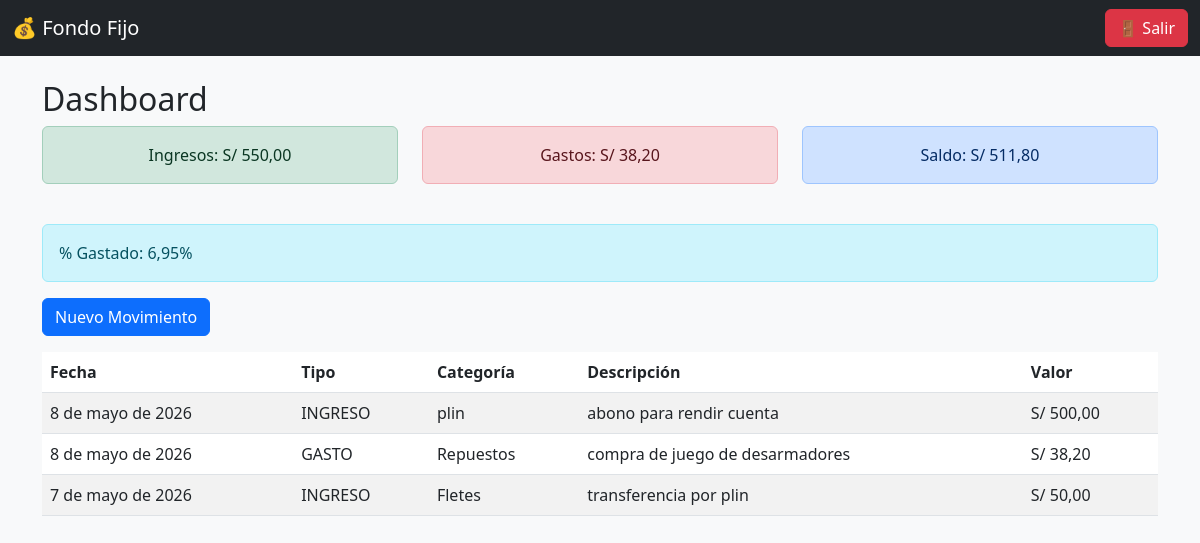
Screenshot of / (signed in) with the database file from the repository.
### fondo/models.py (models this page shows, shortened)
class Movimiento(models.Model):
    TIPO = [
        ('INGRESO', 'Ingreso'),
        ('GASTO', 'Gasto'),
    ]
    usuario = models.ForeignKey(User, on_delete=models.CASCADE)
    tipo = models.CharField(max_length=10, choices=TIPO)
    categoria = models.ForeignKey(
        Categoria,
        on_delete=models.SET_NULL,
        null=True
    )
    descripcion = models.TextField()
    valor = models.DecimalField(
        max_digits=10,
        decimal_places=2
    )
    fecha = models.DateField()
    creado = models.DateTimeField(auto_now_add=True)

class Categoria(models.Model):
    nombre = models.CharField(max_length=100)
    def __str__(self):
        return self.nombre

### fondo/views.py (the view, shortened to what this page needs)
@login_required
def dashboard(request):
    movimientos = Movimiento.objects.filter(
        usuario=request.user
    ).order_by('-fecha')
    ingresos = movimientos.filter(
        tipo='INGRESO'
    ).aggregate(Sum('valor'))['valor__sum'] or 0
    gastos = movimientos.filter(
        tipo='GASTO'
    ).aggregate(Sum('valor'))['valor__sum'] or 0
    saldo = ingresos - gastos
    porcentaje_gasto = (
        (gastos / ingresos) * 100
        if ingresos > 0 else 0
    )
    hoy = datetime.date.today()
    alertas = Alerta.objects.filter(
        usuario=request.user
    )
    context = {
        'movimientos': movimientos,
        'ingresos': ingresos,
        'gastos': gastos,
        'saldo': saldo,
        'porcentaje_gasto': porcentaje_gasto,
    }
    return render(
        request,
        'dashboard.html',
        context
    )

### fondo/templates/dashboard.html
{% extends 'base.html' %}
{% block content %}
<h2>Dashboard</h2>
<div class="row text-center mb-4">
    <div class="col-md-4">
        <div class="alert alert-success">
            Ingresos: S/ {{ ingresos|floatformat:2 }}
        </div>
    </div>
    <div class="col-md-4">
        <div class="alert alert-danger">
            Gastos: S/ {{ gastos|floatformat:2 }}
        </div>
    </div>
    <div class="col-md-4">
        <div class="alert alert-primary">
            Saldo: S/ {{ saldo|floatformat:2 }}
        </div>
    </div>
</div>
<div class="alert alert-info">
    % Gastado:
    {{ porcentaje_gasto|floatformat:2 }}%
</div>
<a href="{% url 'movimientos' %}" class="btn btn-primary mb-3">
    Nuevo Movimiento
</a>
<table class="table table-striped">
    <thead>
        <tr>
            <th>Fecha</th>
            <th>Tipo</th>
            <th>Categoría</th>
            <th>Descripción</th>
            <th>Valor</th>
        </tr>
    </thead>
    <tbody>
        {% for m in movimientos %}
        <tr>
            <td>{{ m.fecha }}</td>
            <td>{{ m.tipo }}</td>
            <td>{{ m.categoria }}</td>
            <td>{{ m.descripcion }}</td>
            <td>S/ {{ m.valor|floatformat:2 }}</td>
        </tr>
        {% endfor %}
    </tbody>
</table>
{% endblock %}

### rows the page displays
Movimiento: fecha "8 de mayo de 2026", tipo "INGRESO", categoria "plin", descripcion "abono para rendir cuenta", valor "500,00"
Movimiento: fecha "8 de mayo de 2026", tipo "GASTO", categoria "Repuestos", descripcion "compra de juego de desarmadores", valor "38,20"
Movimiento: fecha "7 de mayo de 2026", tipo "INGRESO", categoria "Fletes", descripcion "transferencia por plin", valor "50,00"

### other values shown
{{ ingresos|floatformat:2 }} "550,00"
{{ gastos|floatformat:2 }} "38,20"
{{ saldo|floatformat:2 }} "511,80"
{{ porcentaje_gasto|floatformat:2 }} "6,95"
